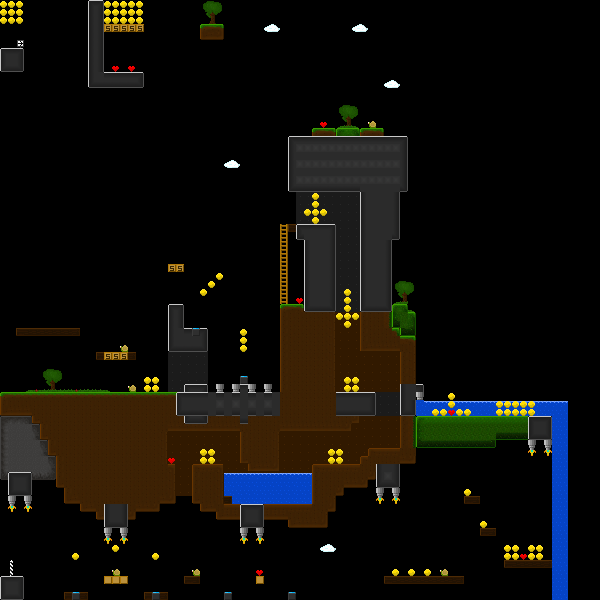

The image is a tile-based game level rendered from a .tmx file. Its description and source (layers, tilesets, objects; grid data summarised) follow:
An orthogonal 75x75 tile map with 8x8 px tiles, 3 tile layers (bg, normal, fg).

<map version="1.2" tiledversion="2019.04.03" orientation="orthogonal" renderorder="right-down" width="75" height="75" tilewidth="8" tileheight="8" infinite="0" nextlayerid="6" nextobjectid="1">
 <tileset firstgid="1" source="tileset2.tsx" />
 <layer id="5" name="bg" width="75" height="75">
  <data>[5625 cells, 739 non-empty, 11 distinct tile ids]</data>
 </layer>
 <layer id="3" name="normal" width="75" height="75">
  <data>[5625 cells, 1365 non-empty, 74 distinct tile ids]</data>
 </layer>
 <layer id="4" name="fg" width="75" height="75">
  <data>[5625 cells, 56 non-empty, 7 distinct tile ids]</data>
 </layer>
</map>
